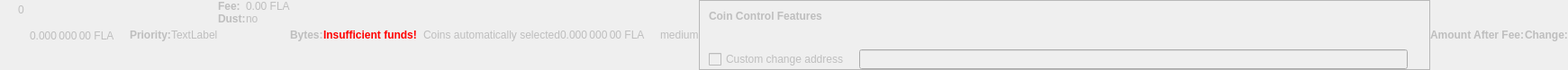
    <widget class="QWidget" name="dummyHideWidget" native="true">
     <property name="enabled">
      <bool>false</bool>
     </property>
     <property name="maximumSize">
      <size>
       <width>100</width>
       <height>22</height>
      </size>
     </property>
     <layout class="QHBoxLayout" name="dummyHideLayout">
      <property name="spacing">
       <number>0</number>
      </property>
      <property name="leftMargin">
       <number>0</number>
      </property>
      <property name="topMargin">
       <number>0</number>
      </property>
      <property name="rightMargin">
       <number>0</number>
      </property>
      <property name="bottomMargin">
       <number>0</number>
      </property>
      <item>
       <layout class="QFormLayout" name="formLayoutCoinControl1">
        <property name="horizontalSpacing">
         <number>10</number>
        </property>
        <property name="verticalSpacing">
         <number>14</number>
        </property>
        <property name="leftMargin">
         <number>10</number>
        </property>
        <property name="topMargin">
         <number>4</number>
        </property>
        <property name="rightMargin">
         <number>6</number>
        </property>
        <item row="0" column="1">
         <widget class="QLabel" name="labelCoinControlBytes">
          <property name="cursor">
           <cursorShape>IBeamCursor</cursorShape>
          </property>
          <property name="contextMenuPolicy">
           <enum>Qt::ActionsContextMenu</enum>
          </property>
          <property name="text">
           <string notr="true">0</string>
          </property>
          <property name="textInteractionFlags">
           <set>Qt::LinksAccessibleByMouse|Qt::TextSelectableByKeyboard|Qt::TextSelectableByMouse</set>
          </property>
         </widget>
        </item>
       </layout>
      </item>
      <item>
       <widget class="QLabel" name="labelCoinControlAfterFee">
        <property name="enabled">
         <bool>false</bool>
        </property>
        <property name="sizePolicy">
         <sizepolicy hsizetype="Fixed" vsizetype="Fixed">
          <horstretch>0</horstretch>
          <verstretch>0</verstretch>
         </sizepolicy>
        </property>
        <property name="minimumSize">
         <size>
          <width>111</width>
          <height>12</height>
         </size>
        </property>
        <property name="maximumSize">
         <size>
          <width>111</width>
          <height>12</height>
         </size>
        </property>
        <property name="cursor">
         <cursorShape>IBeamCursor</cursorShape>
        </property>
        <property name="contextMenuPolicy">
         <enum>Qt::ActionsContextMenu</enum>
        </property>
        <property name="text">
         <string notr="true">0.000 000 00 FLA</string>
        </property>
        <property name="textInteractionFlags">
         <set>Qt::LinksAccessibleByMouse|Qt::TextSelectableByKeyboard|Qt::TextSelectableByMouse</set>
        </property>
       </widget>
      </item>
      <item>
       <widget class="QLabel" name="labelCoinControlPriorityText">
        <property name="enabled">
         <bool>false</bool>
        </property>
        <property name="font">
         <font>
          <weight>75</weight>
          <bold>true</bold>
         </font>
        </property>
        <property name="text">
         <string>Priority:</string>
        </property>
       </widget>
      </item>
      <item>
       <layout class="QHBoxLayout" name="horizontalLayout">
        <item>
         <widget class="QLabel" name="WarningLabel">
          <property name="text">
           <string>TextLabel</string>
          </property>
         </widget>
        </item>
       </layout>
      </item>
      <item>
       <layout class="QFormLayout" name="formLayoutCoinControl3">
        <property name="horizontalSpacing">
         <number>0</number>
        </property>
        <property name="verticalSpacing">
         <number>0</number>
        </property>
        <property name="leftMargin">
         <number>0</number>
        </property>
        <property name="topMargin">
         <number>0</number>
        </property>
        <property name="rightMargin">
         <number>0</number>
        </property>
        <item row="0" column="0">
         <widget class="QLabel" name="labelCoinControlFeeText">
          <property name="enabled">
           <bool>false</bool>
          </property>
          <property name="font">
           <font>
            <weight>75</weight>
            <bold>true</bold>
           </font>
          </property>
          <property name="text">
           <string>Fee:</string>
          </property>
          <property name="margin">
           <number>0</number>
          </property>
         </widget>
        </item>
        <item row="0" column="1">
         <widget class="QLabel" name="labelCoinControlFee">
          <property name="enabled">
           <bool>false</bool>
          </property>
          <property name="cursor">
           <cursorShape>IBeamCursor</cursorShape>
          </property>
          <property name="contextMenuPolicy">
           <enum>Qt::ActionsContextMenu</enum>
          </property>
          <property name="text">
           <string notr="true">0.00 FLA</string>
          </property>
          <property name="textInteractionFlags">
           <set>Qt::LinksAccessibleByMouse|Qt::TextSelectableByKeyboard|Qt::TextSelectableByMouse</set>
          </property>
         </widget>
        </item>
        <item row="1" column="0">
         <widget class="QLabel" name="labelCoinControlLowOutputText">
          <property name="enabled">
           <bool>false</bool>
          </property>
          <property name="font">
           <font>
            <weight>75</weight>
            <bold>true</bold>
           </font>
          </property>
          <property name="text">
           <string>Dust:</string>
          </property>
         </widget>
        </item>
        <item row="1" column="1">
         <widget class="QLabel" name="labelCoinControlLowOutput">
          <property name="enabled">
           <bool>false</bool>
          </property>
          <property name="cursor">
           <cursorShape>IBeamCursor</cursorShape>
          </property>
          <property name="contextMenuPolicy">
           <enum>Qt::ActionsContextMenu</enum>
          </property>
          <property name="text">
           <string>no</string>
          </property>
          <property name="textInteractionFlags">
           <set>Qt::LinksAccessibleByMouse|Qt::TextSelectableByKeyboard|Qt::TextSelectableByMouse</set>
          </property>
         </widget>
        </item>
       </layout>
      </item>
      <item>
       <widget class="QLabel" name="labelCoinControlBytesText">
        <property name="enabled">
         <bool>false</bool>
        </property>
        <property name="font">
         <font>
          <weight>75</weight>
          <bold>true</bold>
         </font>
        </property>
        <property name="text">
         <string>Bytes:</string>
        </property>
       </widget>
      </item>
      <item>
       <layout class="QFormLayout" name="formLayoutCoinControl2">
        <property name="horizontalSpacing">
         <number>0</number>
        </property>
        <property name="verticalSpacing">
         <number>0</number>
        </property>
        <property name="leftMargin">
         <number>0</number>
        </property>
        <property name="topMargin">
         <number>0</number>
        </property>
        <property name="rightMargin">
         <number>0</number>
        </property>
       </layout>
      </item>
      <item>
       <layout class="QHBoxLayout" name="horizontalLayoutCoinControl2">
        <property name="spacing">
         <number>0</number>
        </property>
        <property name="bottomMargin">
         <number>0</number>
        </property>
       </layout>
      </item>
      <item>
       <widget class="QLabel" name="labelCoinControlInsuffFunds">
        <property name="enabled">
         <bool>false</bool>
        </property>
        <property name="minimumSize">
         <size>
          <width>0</width>
          <height>0</height>
         </size>
        </property>
        <property name="font">
         <font>
          <weight>75</weight>
          <bold>true</bold>
         </font>
        </property>
        <property name="styleSheet">
         <string notr="true">color:red;font-weight:bold;</string>
        </property>
        <property name="text">
         <string>Insufficient funds!</string>
        </property>
        <property name="margin">
         <number>5</number>
        </property>
       </widget>
      </item>
      <item>
       <layout class="QFormLayout" name="formLayoutCoinControl4">
        <property name="horizontalSpacing">
         <number>0</number>
        </property>
        <property name="verticalSpacing">
         <number>0</number>
        </property>
        <property name="leftMargin">
         <number>0</number>
        </property>
        <property name="topMargin">
         <number>0</number>
        </property>
        <property name="rightMargin">
         <number>0</number>
        </property>
       </layout>
      </item>
      <item>
       <widget class="QLabel" name="labelCoinControlChangeLabel">
        <property name="enabled">
         <bool>false</bool>
        </property>
        <property name="sizePolicy">
         <sizepolicy hsizetype="Preferred" vsizetype="Expanding">
          <horstretch>0</horstretch>
          <verstretch>0</verstretch>
         </sizepolicy>
        </property>
        <property name="minimumSize">
         <size>
          <width>0</width>
          <height>0</height>
         </size>
        </property>
        <property name="text">
         <string/>
        </property>
        <property name="margin">
         <number>3</number>
        </property>
       </widget>
      </item>
      <item>
       <widget class="QLabel" name="labelCoinControlAutomaticallySelected">
        <property name="enabled">
         <bool>false</bool>
        </property>
        <property name="sizePolicy">
         <sizepolicy hsizetype="Fixed" vsizetype="Fixed">
          <horstretch>0</horstretch>
          <verstretch>0</verstretch>
         </sizepolicy>
        </property>
        <property name="minimumSize">
         <size>
          <width>0</width>
          <height>0</height>
         </size>
        </property>
        <property name="maximumSize">
         <size>
          <width>240</width>
          <height>16777215</height>
         </size>
        </property>
        <property name="text">
         <string>Coins automatically selected</string>
        </property>
        <property name="margin">
         <number>5</number>
        </property>
       </widget>
      </item>
      <item>
       <widget class="QLabel" name="labelCoinControlChange">
        <property name="enabled">
         <bool>false</bool>
        </property>
        <property name="sizePolicy">
         <sizepolicy hsizetype="Fixed" vsizetype="Fixed">
          <horstretch>0</horstretch>
          <verstretch>0</verstretch>
         </sizepolicy>
        </property>
        <property name="minimumSize">
         <size>
          <width>111</width>
          <height>0</height>
         </size>
        </property>
        <property name="maximumSize">
         <size>
          <width>111</width>
          <height>16777215</height>
         </size>
        </property>
        <property name="cursor">
         <cursorShape>IBeamCursor</cursorShape>
        </property>
        <property name="contextMenuPolicy">
         <enum>Qt::ActionsContextMenu</enum>
        </property>
        <property name="text">
         <string notr="true">0.000 000 00 FLA</string>
        </property>
        <property name="textInteractionFlags">
         <set>Qt::LinksAccessibleByMouse|Qt::TextSelectableByKeyboard|Qt::TextSelectableByMouse</set>
        </property>
       </widget>
      </item>
      <item>
       <widget class="QLabel" name="labelCoinControlPriority">
        <property name="enabled">
         <bool>false</bool>
        </property>
        <property name="cursor">
         <cursorShape>IBeamCursor</cursorShape>
        </property>
        <property name="contextMenuPolicy">
         <enum>Qt::ActionsContextMenu</enum>
        </property>
        <property name="text">
         <string>medium</string>
        </property>
        <property name="textInteractionFlags">
         <set>Qt::LinksAccessibleByMouse|Qt::TextSelectableByKeyboard|Qt::TextSelectableByMouse</set>
        </property>
       </widget>
      </item>
      <item>
       <widget class="QFrame" name="frameCoinControl">
        <property name="sizePolicy">
         <sizepolicy hsizetype="Expanding" vsizetype="Expanding">
          <horstretch>0</horstretch>
          <verstretch>0</verstretch>
         </sizepolicy>
        </property>
        <property name="maximumSize">
         <size>
          <width>16777215</width>
          <height>16777215</height>
         </size>
        </property>
        <property name="frameShape">
         <enum>QFrame::StyledPanel</enum>
        </property>
        <property name="frameShadow">
         <enum>QFrame::Sunken</enum>
        </property>
        <layout class="QVBoxLayout" name="verticalLayoutCoinControl2_2">
         <property name="spacing">
          <number>0</number>
         </property>
         <property name="leftMargin">
          <number>0</number>
         </property>
         <property name="topMargin">
          <number>0</number>
         </property>
         <property name="rightMargin">
          <number>0</number>
         </property>
         <property name="bottomMargin">
          <number>0</number>
         </property>
         <item>
          <layout class="QVBoxLayout" name="verticalLayoutCoinControl" stretch="0,0,0,1">
           <property name="spacing">
            <number>0</number>
           </property>
           <property name="leftMargin">
            <number>10</number>
           </property>
           <property name="topMargin">
            <number>10</number>
           </property>
           <item>
            <layout class="QHBoxLayout" name="horizontalLayoutCoinControl1">
             <property name="bottomMargin">
              <number>15</number>
             </property>
             <item>
              <widget class="QLabel" name="labelCoinControlFeatures">
               <property name="enabled">
                <bool>false</bool>
               </property>
               <property name="sizePolicy">
                <sizepolicy hsizetype="Preferred" vsizetype="Maximum">
                 <horstretch>0</horstretch>
                 <verstretch>0</verstretch>
                </sizepolicy>
               </property>
               <property name="font">
                <font>
                 <weight>75</weight>
                 <bold>true</bold>
                </font>
               </property>
               <property name="styleSheet">
                <string notr="true">font-weight:bold;</string>
               </property>
               <property name="text">
                <string>Coin Control Features</string>
               </property>
              </widget>
             </item>
            </layout>
           </item>
           <item>
            <widget class="QWidget" name="widgetCoinControl" native="true">
             <property name="sizePolicy">
              <sizepolicy hsizetype="Preferred" vsizetype="Preferred">
               <horstretch>0</horstretch>
               <verstretch>0</verstretch>
              </sizepolicy>
             </property>
             <property name="minimumSize">
              <size>
               <width>0</width>
               <height>0</height>
              </size>
             </property>
             <property name="styleSheet">
              <string notr="true"/>
             </property>
             <layout class="QHBoxLayout" name="horizontalLayoutCoinControl5_2">
              <property name="leftMargin">
               <number>0</number>
              </property>
              <property name="topMargin">
               <number>0</number>
              </property>
              <property name="rightMargin">
               <number>0</number>
              </property>
              <property name="bottomMargin">
               <number>0</number>
              </property>
              <item>
               <layout class="QHBoxLayout" name="horizontalLayoutCoinControl3">
                <property name="spacing">
                 <number>20</number>
                </property>
                <property name="topMargin">
                 <number>0</number>
                </property>
                <property name="bottomMargin">
                 <number>10</number>
                </property>
               </layout>
              </item>
             </layout>
            </widget>
           </item>
           <item>
            <layout class="QHBoxLayout" name="horizontalLayoutCoinControl4" stretch="0,0,0">
             <property name="spacing">
              <number>12</number>
             </property>
             <property name="sizeConstraint">
              <enum>QLayout::SetDefaultConstraint</enum>
             </property>
             <property name="topMargin">
              <number>5</number>
             </property>
             <property name="rightMargin">
              <number>5</number>
             </property>
             <item>
              <widget class="QCheckBox" name="checkBoxCoinControlChange">
               <property name="enabled">
                <bool>false</bool>
               </property>
               <property name="toolTip">
                <string>If this is activated, but the change address is empty or invalid, change will be sent to a newly generated address.</string>
               </property>
               <property name="text">
                <string>Custom change address</string>
               </property>
              </widget>
             </item>
             <item>
              <widget class="QValidatedLineEdit" name="lineEditCoinControlChange">
               <property name="enabled">
                <bool>false</bool>
               </property>
               <property name="sizePolicy">
                <sizepolicy hsizetype="Expanding" vsizetype="Fixed">
                 <horstretch>0</horstretch>
                 <verstretch>0</verstretch>
                </sizepolicy>
               </property>
              </widget>
             </item>
             <item>
              <widget class="QLabel" name="labelCoinControlChangeLabel_2">
               <property name="sizePolicy">
                <sizepolicy hsizetype="Preferred" vsizetype="Expanding">
                 <horstretch>0</horstretch>
                 <verstretch>0</verstretch>
                </sizepolicy>
               </property>
               <property name="minimumSize">
                <size>
                 <width>0</width>
                 <height>0</height>
                </size>
               </property>
               <property name="text">
                <string/>
               </property>
               <property name="margin">
                <number>3</number>
               </property>
              </widget>
             </item>
            </layout>
           </item>
           <item>
            <spacer name="verticalSpacerCoinControl">
             <property name="orientation">
              <enum>Qt::Vertical</enum>
             </property>
             <property name="sizeHint" stdset="0">
              <size>
               <width>800</width>
               <height>1</height>
              </size>
             </property>
            </spacer>
           </item>
          </layout>
         </item>
        </layout>
       </widget>
      </item>
      <item>
       <widget class="QLabel" name="labelCoinControlAfterFeeText">
        <property name="enabled">
         <bool>false</bool>
        </property>
        <property name="minimumSize">
         <size>
          <width>0</width>
          <height>0</height>
         </size>
        </property>
        <property name="maximumSize">
         <size>
          <width>16777215</width>
          <height>16777215</height>
         </size>
        </property>
        <property name="font">
         <font>
          <weight>75</weight>
          <bold>true</bold>
         </font>
        </property>
        <property name="text">
         <string>Amount After Fee:</string>
        </property>
        <property name="alignment">
         <set>Qt::AlignLeading|Qt::AlignLeft|Qt::AlignVCenter</set>
        </property>
        <property name="margin">
         <number>0</number>
        </property>
       </widget>
      </item>
      <item>
       <widget class="QLabel" name="labelCoinControlChangeText">
        <property name="enabled">
         <bool>false</bool>
        </property>
        <property name="sizePolicy">
         <sizepolicy hsizetype="Preferred" vsizetype="Preferred">
          <horstretch>0</horstretch>
          <verstretch>0</verstretch>
         </sizepolicy>
        </property>
        <property name="minimumSize">
         <size>
          <width>0</width>
          <height>0</height>
         </size>
        </property>
        <property name="maximumSize">
         <size>
          <width>16777215</width>
          <height>16777215</height>
         </size>
        </property>
        <property name="font">
         <font>
          <weight>75</weight>
          <bold>true</bold>
         </font>
        </property>
        <property name="text">
         <string>Change:</string>
        </property>
        <property name="alignment">
         <set>Qt::AlignLeading|Qt::AlignLeft|Qt::AlignVCenter</set>
        </property>
       </widget>
      </item>
     </layout>
    </widget>
